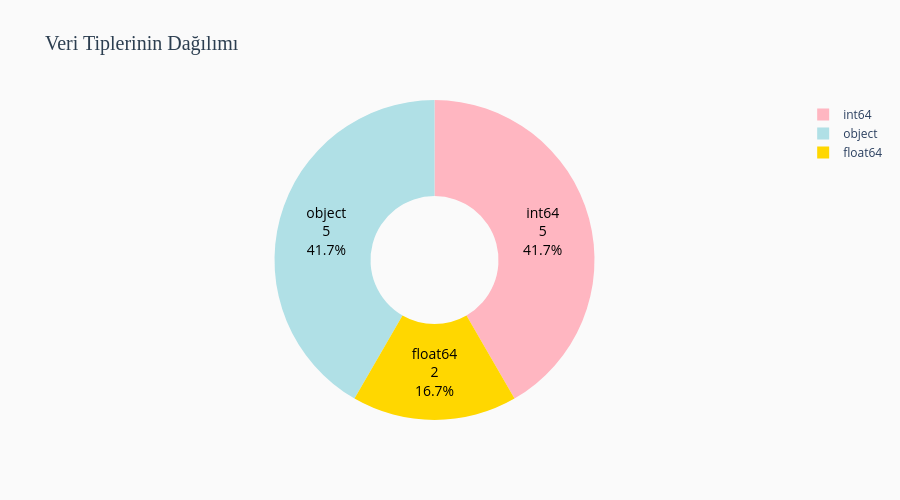

Here is the notebook cell this chart was saved with:
### Markdown cell above
## 🎨 Veri Tiplerinin Görsel Dağılımı

Veri setimizde ne tür değişkenler var? Bunları görselleştirerek daha iyi anlayalım!

### Code cell
# Veri tiplerinin dağılımını görselleştirme
dtype_counts = df.dtypes.value_counts()

# Plotly ile interaktif pie chart
fig = go.Figure(data=[go.Pie(
    labels=[f'{dtype}' for dtype in dtype_counts.index],
    values=dtype_counts.values,
    hole=0.4,
    marker=dict(colors=['#FFB6C1', '#B0E0E6', '#FFD700', '#98FB98']),
    textinfo='label+value+percent',
    textfont=dict(size=14, color='#000000'),
    hovertemplate='<b>%{label}</b><br>Sayı: %{value}<br>Yüzde: %{percent}<extra></extra>'
)])

fig.update_layout(
    title=dict(
        text='Veri Tiplerinin Dağılımı',
        font=dict(size=20, color='#2c3e50', family='Arial Black')
    ),
    height=500,
    showlegend=True,
    paper_bgcolor='#fafafa',
    plot_bgcolor='#fafafa'
)

fig.show()

print("\n📋 VERİ TİPİ DETAYLARI:")
print("="*70)
for dtype, count in dtype_counts.items():
    print(f"   {dtype}: {count} sütun")

### Figure 1 — Plotly figure (JSON) as saved in the notebook; plotly's stock layout.template omitted (floating-point values rounded to 4 significant figures)
{"data": [{"hole": 0.4, "hovertemplate": "<b>%{label}</b><br>Sayı: %{value}<br>Yüzde: %{percent}<extra></extra>", "labels": ["int64", "object", "float64"], "marker": {"colors": ["#FFB6C1", "#B0E0E6", "#FFD700", "#98FB98"]}, "textfont": {"color": "#000000", "size": 14}, "textinfo": "label+value+percent", "type": "pie", "values": [5, 5, 2]}], "layout": {"height": 500, "paper_bgcolor": "#fafafa", "plot_bgcolor": "#fafafa", "showlegend": true, "title": {"font": {"color": "#2c3e50", "family": "Arial Black", "size": 20}, "text": "Veri Tiplerinin Dağılımı"}}}
